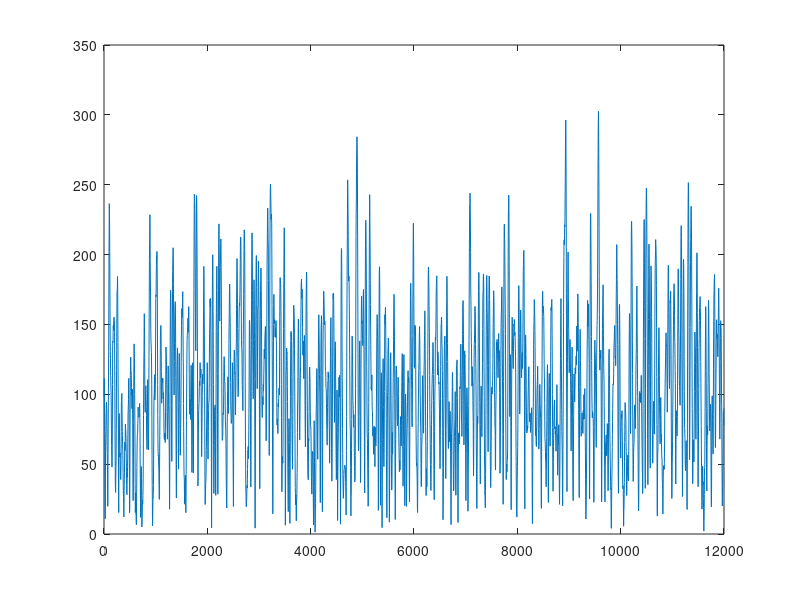
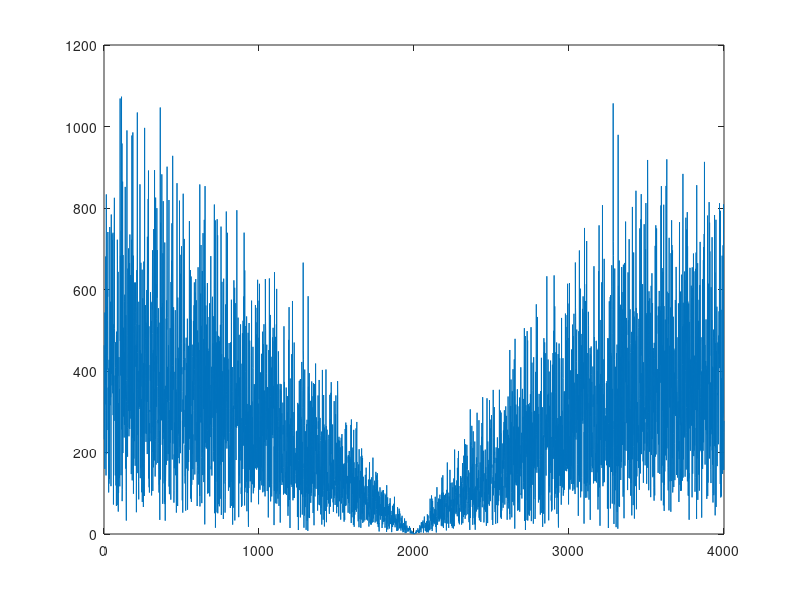
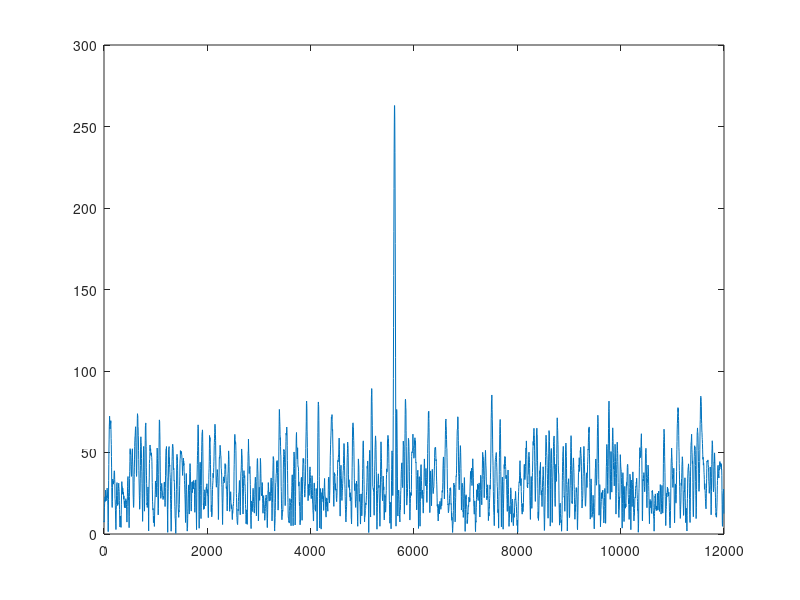

Write MATLAB code to recreate these figures, in order.
%radar_com_scene4
%LFM测速测距代码
clear all;close all;  
fc=2.06e9;                 %载波频率    
Br=5e6;                 %带宽
fs=10*Br;               %采样频率
Tp=5e-6;                %脉宽
Kr=Br/Tp;               %频率变化率
c=3e8;                  %光速
lamda=c/fc;             %波长
N_mc=1;
PRF=2000;
Tr=1/PRF;
t=0:1/fs:15*Tp+Tp-1/fs;      %采样时间
N_r=length(t);          %采样点数
N_target=1;             %目标个数
Rmax=c/2*15*Tp;                             %目标最大距离（本来应该是1/2*c*Tr，但是采样时间限制了不可能那么大）
% R_t=Rmax*abs(rand(1,N_target));             %目标的距离（这样以来目标的距离一定是小于最大距离的）
R_t=1/2*Rmax;      %固定目标距离
RCS_t=1*(exp(i*2*pi*rand(1,N_target)));    %目标RCS，幅度为1，相位在（0,2pi）之间随机分布
Vmax=lamda*PRF/2;                           %目标最大速度，最大测速范围满足在第一盲速之内
v=Vmax*((1+rand(1,N_target))/2);            %目标速度（这样以来目标的速度一定是小于第一盲速的），每一个目标都有一个自己的速度，对应一个矩阵
radar_power=1;
%% 生成目标矩阵
sr=zeros(N_mc,N_r); %N_mc 脉冲个数   N_r 采样点数
for i=1:N_mc
    ta=(i-1)*Tr;
    sri=0;%每一次从内层for循环出来之后，我们认为上一个脉冲的回波不会干扰到下一个脉冲的回波
    %%内层for循环，一个目标一个目标来研究，对应每一个回波脉冲是由每一个目标回波之和组成
    for k=1:N_target
        tao=2*(R_t(k)-v(k).*(ta))/c;
        srj=RCS_t(k).*rectpuls(t-tao-Tp/2,Tp).*exp(-1j*2*pi*fc*tao+1j*pi*Kr.*(t-tao-Tp/2).^2);
        sri=sri+srj;
    end
    %%外层for循环，不同的脉冲，对应的ta是不同值，再代入来计算回波
    sr(i,:)=sri;
end

                    
%% 通信信号 采用QPSK调制
Tc=2*1/fs;                %码元周期
Bc=1/Tc;
N=16*fix(Tp/Tc);
bitstream=randi([0,1],1,2*N);%随机产生的比特数0、1
bitstream=2*bitstream-1;%单极性变为双极性（0到-1；1到1）
I=[];Q=[];
%奇数进I路,偶数进Q路
for i=1:2*N
    if mod(i,2)~=0
        I=[I,bitstream(i)];
    else
        Q=[Q,bitstream(i)];
    end
end
bit_t=0:1/fs:Tc-1/fs;%定义一个码元的时间轴
carrier=[];
com_power=5;%通信功率
for i=1:N
    carrier=[carrier,sqrt(1/2)*com_power*(I(i)+j*Q(i))*exp(j*2*pi*fc*(bit_t+(i-1)*Tc))];%Q路载波信号
end
%传输信号
QPSK_signal=carrier.*exp(-j*2*pi*fc*t);
snr=7;
P_noise=10^(-snr/10)*com_power;
sinr=10*log10(com_power/(1+P_noise));
% QPSK_receive=QPSK_signal;
QPSK_receive=awgn(QPSK_signal,snr,'measured');%awgn()添加噪声
receive_signal=QPSK_receive+sr;
%% 未处理信号脉冲压缩
st=rectpuls(t-Tp/2,Tp).*exp(1i*pi*Kr*(t-Tp/2).^2);%参考信号 时域 也就是匹配滤波器的时域
stf=conj(fft(st));%匹配滤波器的频域特性
for i=1:N_mc
    signal_yasuo(i,:)=ifft(fft(receive_signal(i,:)).*stf);  %分别对每一行脉冲压缩 频域脉冲压缩          
end               
figure;
plot(t*c/2,abs(signal_yasuo(1,:)))    
figure;
plot(abs(fft(QPSK_signal)));
radar_reflect=radar_power*abs(RCS_t);
if(com_power>radar_reflect) %%如果通信信号功率较强
    I_recover=[];
    II_recover=[]
    Q_recover=[];
    QQ_recover=[];
    %% 简单信号处理
    for i=1:N
        if real(receive_signal(2*i)+receive_signal(2*i-1))>0 %积分器求和，大于0为1，否则为-1
            I_recover=[I_recover,1];
            II_recover=[II_recover,1,1];
        else
            I_recover=[I_recover,-1];
            II_recover=[II_recover,-1,-1];
        end
        if imag(receive_signal(2*i)+receive_signal(2*i-1))>0 %积分器求和，大于0为1，否则为-1
            Q_recover=[Q_recover,1];
            QQ_recover=[QQ_recover,1,1];
        else
            Q_recover=[Q_recover,-1];
            QQ_recover=[QQ_recover,-1,-1];
        end
    end
    recover_signal=I_recover+j*Q_recover;
    send_signal=I+j*Q;
    err_all=sum(abs(I_recover-I)/2+abs(Q_recover-Q)/2);
    err_radar=sum(abs(I_recover(1,938:1062)-I(1,938:1062))/2+abs(Q_recover(1,938:1062)-Q(1,938:1062))/2);
    ber=err_radar/(250);
    %雷达信号影响的信号区域在【1876-2125】
    receive_angle=angle(receive_signal);
    a=abs(receive_signal).*(cos(pi/4-receive_angle));
    b=abs(receive_signal).*(sin(pi/4-receive_angle));
    
    signal_com_recover=com_power*sqrt(1/2)*(II_recover+j*QQ_recover);
    radar=receive_signal-signal_com_recover;
    for i=1:N_mc
        radar_yasuo(i,:)=ifft(fft(radar(i,:)).*stf);  %分别对每一行脉冲压缩 频域脉冲压缩
    end
    figure;
    plot(t*c/2,abs(radar_yasuo(1,:)));
    else
    %% 当雷达信号功率比较大的时候，先去剪掉雷达信号，这里已经知道了目标的距离
    radar_decect=RCS_t(1).*rectpuls(t-tao-Tp/2,Tp).*exp(-1j*2*pi*fc*tao+1j*pi*Kr.*(t-tao-Tp/2).^2);
    signal_eli_radar=receive_signal-radar_decect;
    I_eli_recover=[];
    II_eli_recover=[];
    Q_eli_recover=[];
    QQ_eli_recover=[];
    for i=1:N
        if real(signal_eli_radar(2*i)+signal_eli_radar(2*i-1))>0 %积分器求和，大于0为1，否则为-1
            I_eli_recover=[I_eli_recover,1];
            II_eli_recover=[II_eli_recover,1,1];
        else
            I_eli_recover=[I_eli_recover,-1];
            II_eli_recover=[II_eli_recover,-1,-1];
        end
        if imag(signal_eli_radar(2*i)+signal_eli_radar(2*i-1))>0 %积分器求和，大于0为1，否则为-1
            Q_eli_recover=[Q_eli_recover,1];
            QQ_eli_recover=[QQ_eli_recover,1,1];
        else
            Q_eli_recover=[Q_eli_recover,-1];
            QQ_eli_recover=[QQ_eli_recover,-1,-1];
        end
    end
    recover_eli_signal=I_eli_recover+j*Q_eli_recover;
    err_all=sum(abs(I_eli_recover-I)/2+abs(Q_eli_recover-Q)/2);
    err_radar=sum(abs(I_eli_recover(1,938:1062)-I(1,938:1062))/2+abs(Q_eli_recover(1,938:1062)-Q(1,938:1062))/2);
    ber=err_radar/(250);
    signal_com_recover=com_power*sqrt(1/2)*(II_eli_recover+j*QQ_eli_recover);
    radar=receive_signal-signal_com_recover;
    for i=1:N_mc
        radar_yasuo(i,:)=ifft(fft(radar(i,:)).*stf);  %分别对每一行脉冲压缩 频域脉冲压缩
    end
    figure;
    plot(t*c/2,abs(radar_yasuo(1,:)));
end
